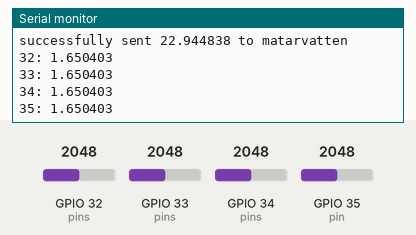
Bench run of a program on a simulated ESP32. On the bench: the last lines printed to the serial monitor. The inputs (shaded band) are chosen by the test bench; at power-on: GPIO 32 (pins) = 2048, GPIO 33 (pins) = 2048, GPIO 34 (pins) = 2048, GPIO 35 (pin) = 2048 (analog values on the 0–4095 scale). WiFi joins after 1.5 s; servers stay silent unless stated; no MQTT or app messages arrive unless stated.

Above: at 3.2 s.
3.3 s: GPIO 32 (pins) set to 2866
4.8 s: GPIO 33 (pins) set to 2866
At 5.6 s:
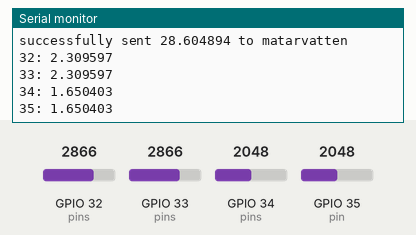
6.3 s: GPIO 34 (pins) set to 2866
At 7.6 s:
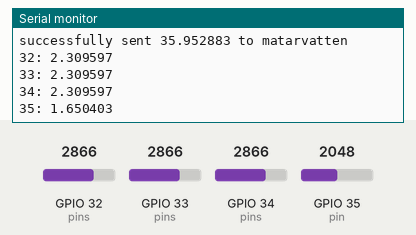
7.8 s: GPIO 35 (pin) set to 2866
At 9.0 s:
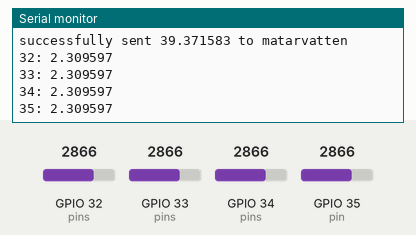
9.3 s: GPIO 32 (pins) set to 3972
10.8 s: GPIO 33 (pins) set to 3972
At 12.0 s:
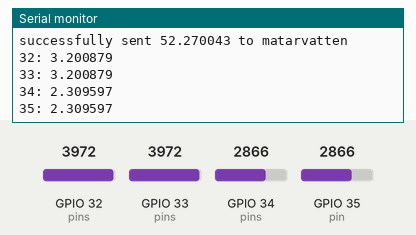
Timing chart, 0 to 13.3 s (numbered marks = the images above; inputs shaded):
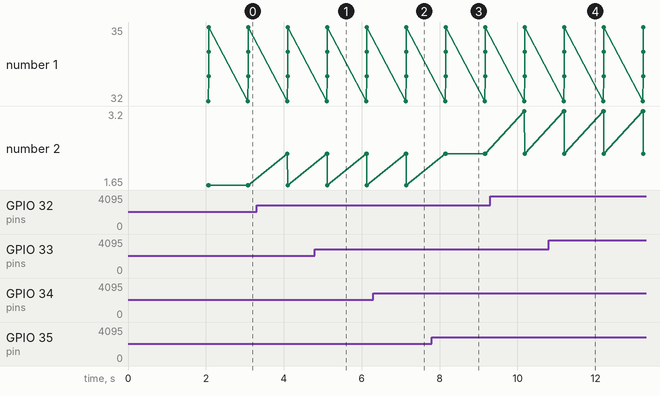

Measured:
- after the input at 4.8 s, the serial monitor: prints a new line after 0.31 s (image 1)
- after the input at 6.3 s, the serial monitor: prints a new line after 0.83 s (image 2)
- after the input at 7.8 s, the serial monitor: prints a new line after 0.34 s (image 3)
- after the input at 10.8 s, the serial monitor: prints a new line after 0.39 s (image 4)

The program:

main.cpp
```cpp
/* Comments:
    Code to measure temperature using a termistor. It seems to be accurate to about 2 degrees
*/


#include "thermometer.h"
#include "Arduino.h"
#include "node_red.h"
#include <WiFi.h>


struct thermometer temperature = {
  .pin = 35,
  .read_res = 12,
  .P = 0,
  .motion_noise = 0.00000000000000001,
  .meas_noise = 10,
  .a = 0.001049960637,
  .b = 0.0002509871139,
  .c = -0.00000001794237955,
  .u_in = 3.3,
  .R_in = 6800,
  .T = 0,
  .motion_model = 1,
  .meas_model = 1,
  .x = 1.1
};

const int n = 4;
struct thermometer thermometers[n] = {temperature, temperature, temperature,temperature};
char names[n][50] = {{"fran tank"},{"panna ut"},{"till tank"}, {"matarvatten"}};// 32, 35, 34, 33
int pins[n] = {32, 35, 34, 33};

int counter = 0;

/*double ReadVoltage(byte pin){
  double reading = analogRead(pin); // Reference voltage is 3v3 so maximum reading is 3v3 = 4095 in range 0 to 4095
  if(reading < 1 || reading > 4095) return 0;
  // return -0.000000000009824 * pow(reading,3) + 0.000000016557283 * pow(reading,2) + 0.000854596860691 * reading + 0.065440348345433;
  return (-0.000000000000016 * pow(reading,4) + 0.000000000118171 * pow(reading,3)- 0.000000301211691 * pow(reading,2)+ 0.001109019271794 * reading + 0.034143524634089)*1.03;
} // Added an improved polynomial, use either, comment out as required
*/

void setup() {
  Serial.begin(115200);
  delay(500);

  // Add the names to the thermomemters
  for (int i = 0; i < n; i++) {
    if (strlen(names[i]) < name_max_len)
      strcpy(thermometers[i].name, names[i]);
    else{
      printf("Name too long, naming thermometer to unnamed\n");
      strcpy(thermometers[i].name, "unnamed");
    }
  }

  node_red_start();

  // Configure the pins
  for (int i = 0; i < n; i++)
    thermometers[i].pin = pins[i];

  analogReadResolution(12);

}

void loop(){
  update_all_thermometers(thermometers, n);
  node_red_publish_temperatures(thermometers, n);
  printf("32: %f\n", analogRead(32)*3.3/4095);
  printf("33: %f\n", analogRead(33)*3.3/4095);
  printf("34: %f\n", analogRead(34)*3.3/4095);
  printf("35: %f\n", analogRead(35)*3.3/4095);


  delay(1000);

}
```

confidential.h
```cpp
#ifndef CONFIDENTIAL_H_
#define CONFIDENTIAL_H_

/*#define WIFI_SSID "Noa 2.5 GHz"
#define WIFI_PASSWORD "rumpnisse"
#define WIFI_SSID "Noa"
#define WIFI_PASSWORD "hejhejhej"
#define WIFI_SSID "4G-Gateway-5002"
#define WIFI_PASSWORD "Emanuelsson123"*/
#define WIFI_SSID "Lilla huset"
#define WIFI_PASSWORD "Vera1998"
#define MQTT_BROKER "192.168.1.107"

#endif //CONFIDENTIAL_H_
```

node_red.cpp
```cpp
/*********
  Rui Santos
  Complete project details at https://randomnerdtutorials.com
*********/

#include <WiFi.h>
#include <PubSubClient.h>
#include "confidential.h"
#include "thermometer.h"
#include <stdio.h>

void reconnect();


WiFiClient espClient;
PubSubClient mqtt_client(espClient);
long lastMsg = 0;
char msg[50];
int value = 0;


void callback(char* topic, byte* message, unsigned int length) {
  Serial.print("Message arrived on topic: ");
  Serial.print(topic);
  Serial.print(". Message: ");
  String messageTemp;

  for (int i = 0; i < length; i++) {
    Serial.print((char)message[i]);
    messageTemp += (char)message[i];
  }
  Serial.println();
}

void node_red_publish(const char* topic, const char* data){
  if(!mqtt_client.publish(topic, data)){
    printf("failed to send %s to %s\n", data, topic);
  }
  else{
    printf("successfully sent %s to %s\n", data, topic);
  }

}

void node_red_publish_temperatures(thermometer* thermometers, int n_thermometers){
  // If disconnected from the broker attempt to reconnect
  if(!mqtt_client.connected()){
    reconnect();
  }

  char number_c[50];
  for(int i = 0; i < n_thermometers; i++){
    sprintf(number_c, "%f", thermometers[i].T);
    node_red_publish(thermometers[i].name, number_c);
    //printf("Published to topic: %s\n", thermometers[i].name);
  }

}

void node_red_start(){
  WiFi.begin(WIFI_SSID, WIFI_PASSWORD);


  printf("gonna connect to wifi %s with password %s\n", WIFI_SSID, WIFI_PASSWORD);
  while (WiFi.status() != WL_CONNECTED) {
    delay(500);
    Serial.print(".");
  }
  printf("Connected\n");

  Serial.println("");
  Serial.println("WiFi connected");
  Serial.println("IP address: ");
  Serial.println(WiFi.localIP());

  mqtt_client.setServer(MQTT_BROKER, 1883);
  mqtt_client.setCallback(callback);
  printf("Node red started\n");
}

void reconnect() {
  // Loop until we're reconnected
  while (!mqtt_client.connected()) {
    Serial.print("Attempting MQTT connection...");
    // Attempt to connect
    if (mqtt_client.connect("arduinoClient")) {
      Serial.println("connected");
      // Once connected, publish an announcement...
      mqtt_client.publish("test","Reconnected!");
      // ... and resubscribe
      mqtt_client.subscribe("inTopic");
    } else {
      Serial.print("failed, rc=");
      Serial.print(mqtt_client.state());
      Serial.println(" try again in 5 seconds");
      // Wait 5 seconds before retrying
      delay(5000);
    }
  }
}
```

node_red.h
```cpp
#ifndef NODE_RED_H_
#define NODE_RED_H_


void node_red_start();
void node_red_publish_temperatures(thermometer* thermometers, int n_thermometers);

#endif /*NODE_RED_H_*/
```

thermometer.cpp
```cpp
#include "thermometer.h"
#include <math.h>
#include "Arduino.h"

/*
TODO:
*/

double ReadVoltage(byte pin){
  double reading = analogRead(pin); // Reference voltage is 3v3 so maximum reading is 3v3 = 4095 in range 0 to 4095
  if(reading < 1 || reading > 4095) return 0;
  // return -0.000000000009824 * pow(reading,3) + 0.000000016557283 * pow(reading,2) + 0.000854596860691 * reading + 0.065440348345433;
  return (-0.000000000000016 * pow(reading,4) + 0.000000000118171 * pow(reading,3)- 0.000000301211691 * pow(reading,2)+ 0.001109019271794 * reading + 0.034143524634089)*1.03;
} // Added an improved polynomial, use either, comment out as required


void update_all_thermometers(thermometer* thermometers, int n){
  for(int i = 0; i < n; i++){
    predict_step(&thermometers[i]);
    update_step(&thermometers[i]);
    calc_temp(&thermometers[i]);
  }

}

void predict_step(thermometer* Thermometer){
  Thermometer->x = Thermometer->x * Thermometer->motion_model;
  Thermometer->P = Thermometer->motion_model * Thermometer->x * Thermometer->motion_model + Thermometer->motion_noise;
}

void update_step(thermometer* Thermometer){
  double P = Thermometer->P;
  double c = Thermometer->meas_model;
  double R = Thermometer->meas_noise;
  double x = Thermometer->x;
  double y = ReadVoltage(Thermometer->pin);

  double S = c*P*c + R;
  double K = P*c/S;
  double v = y - c*x;

  Thermometer->x = x + K*v;
  Thermometer->P = P - K*S*K;
}

void calc_temp(thermometer* Thermometer){
  double x = Thermometer->x;
  double R = Thermometer->R_in*Thermometer->u_in /x - Thermometer->R_in;
  Thermometer->T =  1/(Thermometer->a + Thermometer->b*log(R) + Thermometer->c*pow(log(R), 3)) - 273.15; // -273.15 to convert from Kelvin to Celsius
}
```

thermometer.h
```cpp
#ifndef THERMOMETER_H
#define THERMOMETER_H

#define name_max_len 50

struct thermometer{
    int pin, read_res;
    double P, motion_noise, meas_noise, a, b, c, u_in, R_in, T, motion_model, meas_model, x;
    char name[name_max_len];
};

void predict_step(thermometer* THERMOMETER);
void update_step(thermometer* THERMOMETER);
void calc_temp(thermometer* THERMOMETER);
void update_all_thermometers(thermometer* thermometers, int n);

#endif
```
